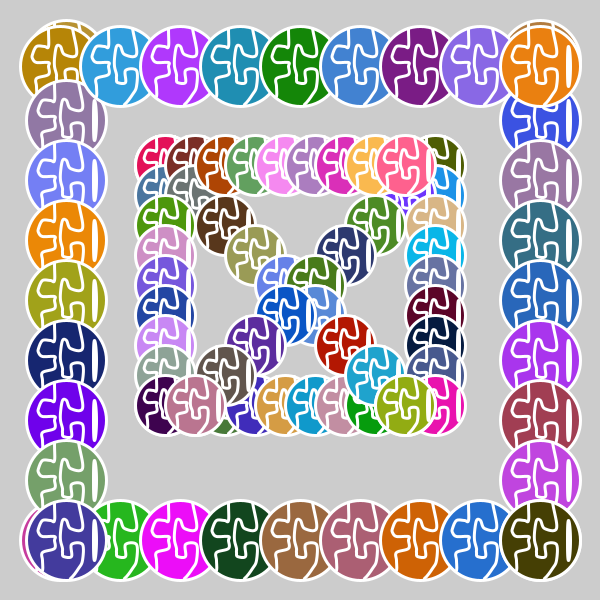
Frame 1 (no input)
Frame 60 (the mouse pressed at the canvas centre just before this capture): identical to frame 1, image omitted
Frame 120 (the mouse held since frame 60 and released just before this capture): identical to frame 1, image omitted

The Processing sketch that drew this single still picture (run headless with seeded random() and noise(); from frame 60 on, the mouse is pressed at the canvas centre):

// Processing sketch: processing_38288
// ── processing_38288.pde

//September 19 / while iteration
//Copyright Felipe Castelblanco, 2011

//while loops

float dt;//diameter
float posV;//vertical position
float posH;//horizontal position

void setup () 
{
  size (600,600);
  dt = 70;
  posV = 0;//vertical pos
  posH = 0;//horizontal position
  
  smooth();
  
  ellipseMode(CORNER);
  randomSeed(100);
  
  strokeWeight(3);
  
}

void draw ()
{
  
 stroke(255);
 

 //extenal frame
 while(posH < 540 && posV < 540){//limits of the screen = 600px - posV increment
 initials(.01*width, posV, dt +10  );
 initials(posH, .01*height, dt +10);
 initials(posH,.8*height, dt+10 );
 initials(.8*width,posV,dt+10);
 
 //internal
 initials(.2*width, .2*height+.5*posV, dt -10 );
 initials(.65*width, .2*height+.5*posV, dt -10 );
 initials(.2*width+posH/2, .2*height, dt -10 );
 initials(.2*width+posH/2, .6*height, dt -10 );
 initials(.2*width+posH/2, .2*height+.5*posV, dt -10 );
 initials(.65*width-posH/2, .2*height+.5*posV, dt -10 );
 
 posH =  posH+60 ;
 posV =  posV+60;
 }
 }
 
 

void initials(float x, float y, float dt)
{
  
fill(random (255), random (200), random (255));
ellipse(x + .25*dt, y + .25*dt, dt, dt);
//f
beginShape();
    curveVertex(x + .60*dt, y - .28*dt);
    curveVertex(x + .60*dt, y + .28*dt);
    curveVertex(x + .60*dt, y + .50*dt);
    curveVertex(x + .55*dt, y + .50*dt);
    curveVertex(x + .45*dt, y + .50*dt);
    curveVertex(x + .40*dt, y + .60*dt);
    curveVertex(x + .40*dt, y + .65*dt);
    curveVertex(x + .45*dt, y + .70*dt);
    curveVertex(x + .60*dt, y + .70*dt);
    curveVertex(x + .60*dt, y + .75*dt);
    curveVertex(x + .60*dt, y + .85*dt);
    curveVertex(x + .45*dt, y + .90*dt);
    curveVertex(x + .45*dt, y + dt);
    curveVertex(x + .45*dt, y + (dt + .13*dt));
    curveVertex(x + .40*dt, y + (dt + .20*dt)); 
endShape();
//C
beginShape();
    curveVertex(x + .80*dt, y - .25*dt);
    curveVertex(x + .90*dt, y + .28*dt);
    curveVertex(x + .95*dt, y + .60*dt);
    curveVertex(x + .80*dt, y + .60*dt);
    curveVertex(x + .75*dt, y + .50*dt);
    curveVertex(x + .70*dt, y + .50*dt);
    curveVertex(x + .68*dt, y + .65*dt);
    curveVertex(x + .68*dt, y + .75*dt);
    curveVertex(x + .70*dt, y + .85*dt);
    curveVertex(x + .70*dt, y + .90*dt);
    curveVertex(x + .72*dt, y + .95*dt);
    curveVertex(x + .82*dt, y + .95*dt);
    curveVertex(x + .82*dt, y + .80*dt);
    curveVertex(x + .95*dt, y + .80*dt);
    curveVertex(x + .95*dt, y + dt);
    curveVertex(x + .90*dt, y + (dt + .10*dt));
    curveVertex(x + .80*dt, y + (dt + .23*dt));
    curveVertex(x + .70*dt, y + (dt + .25*dt)); 
endShape();
//O
noFill();
ellipse(x + dt+7, y + .5*dt, .04*dt, .5*dt);
}
